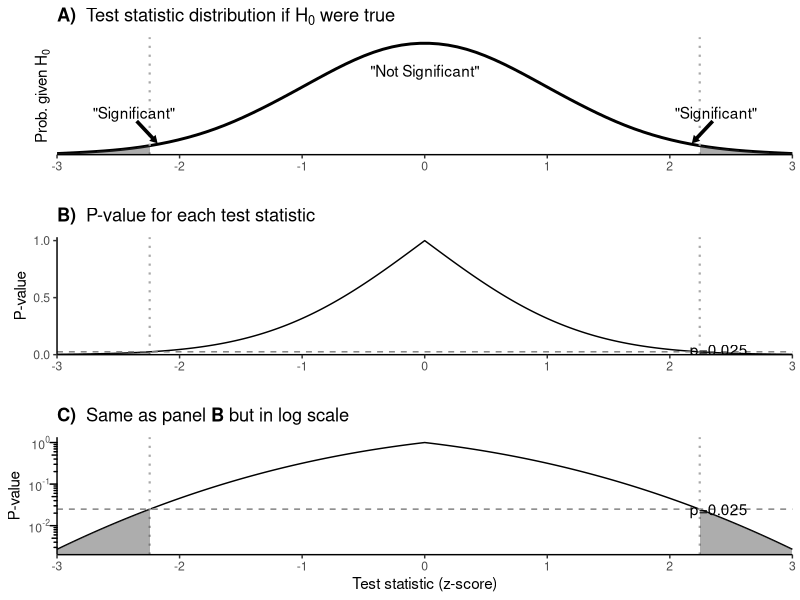
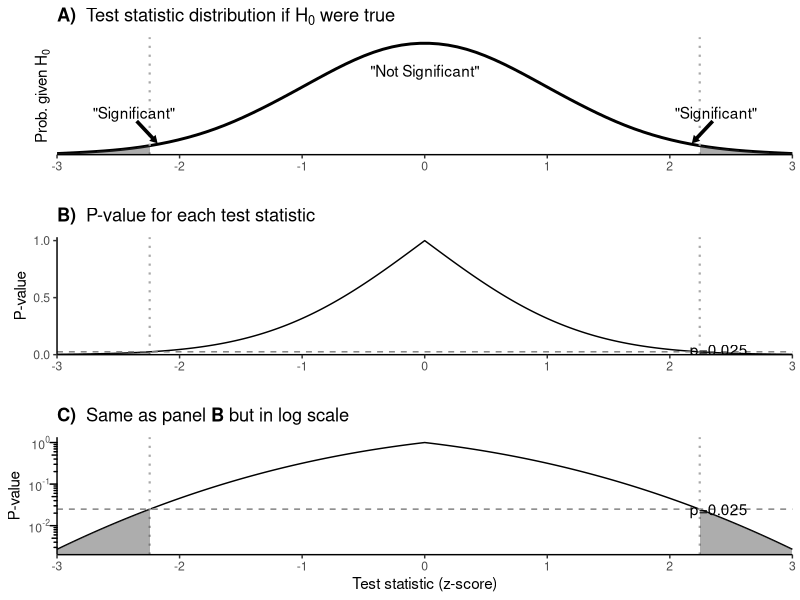

Write R code to recreate these figures, in order.
## ---- chunk 1

data = ("
        Social  Higher  Lower
        Y 1 120
        N 118 2")

data_as_matrix <- as.matrix(read.table(textConnection(data),
               header=TRUE,
               row.names=1))
fisher.test(data_as_matrix)



## ---- chunk 2
# toss a 2 sided coin 100 times, null hypothesis is that the coins is fair. Alpha = .05


binom.test(95, 100, p=0.5)


## ---- chunk 3
library(cowplot)
library(ggplot2)
library(glue)
library(pracma)
library(reshape)
library(scales)
library(truncnorm)

# p value input GOES HERE
pval <- .025
# create a Gaussian probability curve
zvals <- seq(-3, 3, length=1001)
zpdf <- dnorm(zvals)

# plot the probability function and the vertical lines
df1 <- data.frame(x=zvals, y=zpdf)
fig_A <- ggplot(df1, aes(x=x, y=y)) +
           geom_smooth(color="black") +
           scale_x_continuous(limit=c(head(zvals, 1), tail(zvals, 1)), expand=c(0, 0)) +
           scale_y_continuous(limit=c(0, .42), breaks=NULL, expand=c(0, 0)) +
           labs(x="", y=expression(paste("Prob. given ", "H"[0]))) +
           theme_classic()

# two-tailed p-values
mn_idx <- which.min(zvals**2)
pvalsL <- pnorm(zvals[1:mn_idx])
pvalsR <- 1 - pnorm(zvals[(mn_idx+1):length(zvals)])
pvals2 <- 2 * c(pvalsL, pvalsR)

# plot the probability function
df2 <- data.frame(x=zvals, y=pvals2)
fig_B <- ggplot(df2, aes(x=x, y=y)) +
           geom_line(color="black") +
           geom_hline(yintercept=pval, color="gray50", linetype="dashed") +
           scale_x_continuous(limit=c(head(zvals, 1), tail(zvals, 1)), expand=c(0, 0)) +
           labs(x="", y="P-value") +
           theme_classic()

# draw vertical lines
zcrit_low <- qnorm(pval/2)
zcrit_high <- qnorm(1 - pval/2)

vline1 <- geom_vline(aes(xintercept=zvals[which.min((zvals-zcrit_low)**2)]), color="darkgray",
                     linetype="dotted", linewidth=.75)
vline2 <- geom_vline(aes(xintercept=zvals[which.min((zvals-zcrit_high)**2)]), color="darkgray",
                     linetype="dotted", linewidth=.75)
fig_A <- fig_A + vline1 + vline2
fig_B <- fig_B + vline1 + vline2

# draw patches for significant regions
zidx <- which.min((zvals-zcrit_low)**2)
fig_A <- fig_A + geom_ribbon(data=subset(df1, x <= x[zidx]), aes(ymin=0, ymax=y), alpha=.4)
fig_B <- fig_B + geom_ribbon(data=subset(df2, x <= x[zidx]), aes(ymin=0, ymax=y), alpha=.4)

zidx <- which.min((zvals-zcrit_high)**2)
fig_A <- fig_A + geom_ribbon(data=subset(df1, x >= x[zidx]), aes(ymin=0, ymax=y), alpha=.4)
fig_B <- fig_B + geom_ribbon(data=subset(df2, x >= x[zidx]), aes(ymin=0, ymax=y), alpha=.4)

fig_C <- fig_B

# indicators
fig_A <- fig_A + annotate("text", x=0, y=.3, label='\"Not Significant\"') +
  annotate("segment", x=-2.35, xend=-2.2, y=.12, yend=.05, lwd=1.25, linejoin="mitre",
           arrow=arrow(type="closed", length=unit(.02, "npc"))) +
  annotate("text", x=-2.375, y=.15, label='\"Significant\"') +
  annotate("segment", x=2.35, xend=2.2, y=.12, yend=.05, lwd=1.25, linejoin="mitre",
           arrow=arrow(type="closed", length=unit(.02, "npc"))) +
  annotate("text", x=2.375, y=.15, label='\"Significant\"')

#fig_B <- fig_B + annotate("text", x=2.4, y=.12, label="p=.05")
#fig_C <- fig_C + annotate("text", x=2.4, y=.0975, label="p=.05")
fig_B <- fig_B + annotate("text", x=2.4, y=pval + .02, label=paste0("p=", pval))
fig_C <- fig_C + annotate("text", x=2.4, y=pval, label=paste0("p=", pval))

# panel titles
fig_A <- fig_A + ggtitle(expression(paste(bold("A)  "), "Test statistic distribution if ", "H"[0], " were true")))
fig_B <- fig_B + ggtitle(expression(paste(bold("B)  "), "P-value for each test statistic")))
fig_C <- fig_C + ggtitle(expression(paste(bold("C)  "), "Same as panel ", bold("B"), " but in log scale")))

fig_B <- fig_B + scale_y_continuous(limits=c(0, 1.03), breaks=seq(0, 1, .5), expand=c(0, 0))
fig_C <- fig_C + xlab("Test statistic (z-score)") +
           scale_y_log10(labels=trans_format("log10", math_format(10^.x))) +
           annotation_logticks(sides="l", outside=TRUE, size=.25,
                               short=unit(.075, "cm"), mid=unit(.125, "cm"), long=unit(.175, "cm")) +
           coord_cartesian(clip="off") +
           theme(axis.ticks.y=element_blank())

fig <- plot_grid(fig_A, fig_B, fig_C, ncol=1, align="v", axis="l")

fig
ggsave(filename="hyp_sigRegionsZandP.png", width=7, height=7, units="in", dpi=300)
